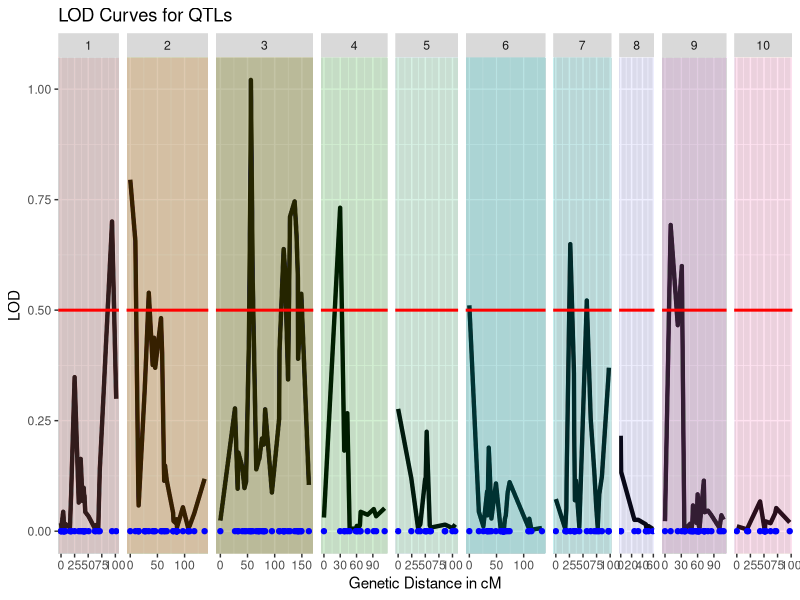

Write R code to recreate this figure.
# root_qtl.R

library(ggplot2)

setwd("~/Desktop/Lab/Maloof Lab/QTL_Visualization/")

qtl <- read.csv("chr_pos_lod_name.csv")

ggplot(qtl) +
  geom_line(aes(pos, lod), size = 1.5) +
  facet_grid(~ chr, scales = "free_x", space = "free_x") + 
  geom_rect(aes(fill = as.factor(chr)),xmin = -Inf,xmax = Inf, ymin = -Inf,ymax = Inf,alpha = 0.01) +
  geom_hline(yintercept = 0.50, color = "red", size = 1) +
  theme(legend.position = "none") +
  geom_point(aes(x = pos, y = 0), color = 'blue') +
  ggtitle("LOD Curves for QTLs") +
  xlab("Genetic Distance in cM") +
  ylab("LOD")
